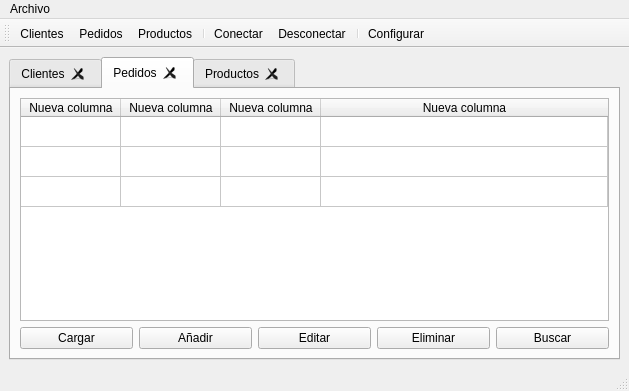
<?xml version="1.0" encoding="UTF-8"?>
<ui version="4.0">
 <class>MainWindow</class>
 <widget class="QMainWindow" name="MainWindow">
  <property name="geometry">
   <rect>
    <x>0</x>
    <y>0</y>
    <width>629</width>
    <height>391</height>
   </rect>
  </property>
  <property name="windowTitle">
   <string>Gestión Arroces Llopis  </string>
  </property>
  <widget class="QWidget" name="centralwidget">
   <layout class="QHBoxLayout" name="horizontalLayout">
    <item>
     <widget class="QTabWidget" name="workAreaTabWidget">
      <property name="currentIndex">
       <number>1</number>
      </property>
      <property name="tabsClosable">
       <bool>true</bool>
      </property>
      <property name="movable">
       <bool>true</bool>
      </property>
      <widget class="QWidget" name="customersTab">
       <attribute name="icon">
        <iconset resource="resources/resources.qrc">
         <normaloff>:/iconos/usuario-48.png</normaloff>:/iconos/usuario-48.png</iconset>
       </attribute>
       <attribute name="title">
        <string>Clientes</string>
       </attribute>
       <layout class="QVBoxLayout" name="verticalLayout_2">
        <item>
         <widget class="QTableWidget" name="customersTableWidget"/>
        </item>
        <item>
         <layout class="QHBoxLayout" name="customersHorizontalLayout">
          <item>
           <widget class="QPushButton" name="loadCustomersButton">
            <property name="text">
             <string>Cargar</string>
            </property>
            <property name="icon">
             <iconset resource="resources/resources.qrc">
              <normaloff>:/iconos/descargar-desde-la-nube-48.png</normaloff>:/iconos/descargar-desde-la-nube-48.png</iconset>
            </property>
           </widget>
          </item>
          <item>
           <widget class="QPushButton" name="addCustomerButton">
            <property name="text">
             <string>Añadir</string>
            </property>
            <property name="icon">
             <iconset resource="resources/resources.qrc">
              <normaloff>:/iconos/anadir-48.png</normaloff>:/iconos/anadir-48.png</iconset>
            </property>
           </widget>
          </item>
          <item>
           <widget class="QPushButton" name="editCustomerButton">
            <property name="text">
             <string>Editar</string>
            </property>
            <property name="icon">
             <iconset resource="resources/resources.qrc">
              <normaloff>:/iconos/editar-48.png</normaloff>:/iconos/editar-48.png</iconset>
            </property>
           </widget>
          </item>
          <item>
           <widget class="QPushButton" name="deleteCustomerButton">
            <property name="text">
             <string>Eliminar</string>
            </property>
            <property name="icon">
             <iconset resource="resources/resources.qrc">
              <normaloff>:/iconos/borrar-para-siempre-48.png</normaloff>:/iconos/borrar-para-siempre-48.png</iconset>
            </property>
           </widget>
          </item>
          <item>
           <widget class="QPushButton" name="searchCustomerButton">
            <property name="text">
             <string>Buscar</string>
            </property>
            <property name="icon">
             <iconset resource="resources/resources.qrc">
              <normaloff>:/iconos/busca-mas-48.png</normaloff>:/iconos/busca-mas-48.png</iconset>
            </property>
           </widget>
          </item>
         </layout>
        </item>
       </layout>
      </widget>
      <widget class="QWidget" name="ordersTab">
       <attribute name="icon">
        <iconset resource="resources/resources.qrc">
         <normaloff>:/iconos/paella-48.png</normaloff>:/iconos/paella-48.png</iconset>
       </attribute>
       <attribute name="title">
        <string>Pedidos</string>
       </attribute>
       <layout class="QVBoxLayout" name="verticalLayout_3">
        <item>
         <widget class="QTableWidget" name="ordersTableWidget">
          <property name="sizeAdjustPolicy">
           <enum>QAbstractScrollArea::AdjustToContentsOnFirstShow</enum>
          </property>
          <property name="sortingEnabled">
           <bool>true</bool>
          </property>
          <attribute name="horizontalHeaderStretchLastSection">
           <bool>true</bool>
          </attribute>
          <attribute name="verticalHeaderVisible">
           <bool>false</bool>
          </attribute>
          <attribute name="verticalHeaderShowSortIndicator" stdset="0">
           <bool>true</bool>
          </attribute>
          <attribute name="verticalHeaderStretchLastSection">
           <bool>false</bool>
          </attribute>
          <row>
           <property name="text">
            <string>Nueva fila</string>
           </property>
          </row>
          <row>
           <property name="text">
            <string>Nueva fila</string>
           </property>
          </row>
          <row>
           <property name="text">
            <string>Nueva fila</string>
           </property>
          </row>
          <column>
           <property name="text">
            <string>Nueva columna</string>
           </property>
          </column>
          <column>
           <property name="text">
            <string>Nueva columna</string>
           </property>
          </column>
          <column>
           <property name="text">
            <string>Nueva columna</string>
           </property>
          </column>
          <column>
           <property name="text">
            <string>Nueva columna</string>
           </property>
          </column>
         </widget>
        </item>
        <item>
         <layout class="QHBoxLayout" name="ordersHorizontalLayout">
          <item>
           <widget class="QPushButton" name="loadOrdersButton">
            <property name="text">
             <string>Cargar</string>
            </property>
            <property name="icon">
             <iconset resource="resources/resources.qrc">
              <normaloff>:/iconos/descargar-desde-la-nube-48.png</normaloff>:/iconos/descargar-desde-la-nube-48.png</iconset>
            </property>
           </widget>
          </item>
          <item>
           <widget class="QPushButton" name="addOrderButton">
            <property name="text">
             <string>Añadir</string>
            </property>
            <property name="icon">
             <iconset resource="resources/resources.qrc">
              <normaloff>:/iconos/anadir-48.png</normaloff>:/iconos/anadir-48.png</iconset>
            </property>
           </widget>
          </item>
          <item>
           <widget class="QPushButton" name="editOrderButton">
            <property name="text">
             <string>Editar</string>
            </property>
            <property name="icon">
             <iconset resource="resources/resources.qrc">
              <normaloff>:/iconos/editar-48.png</normaloff>:/iconos/editar-48.png</iconset>
            </property>
           </widget>
          </item>
          <item>
           <widget class="QPushButton" name="deleteOrderButton">
            <property name="text">
             <string>Eliminar</string>
            </property>
            <property name="icon">
             <iconset resource="resources/resources.qrc">
              <normaloff>:/iconos/borrar-para-siempre-48.png</normaloff>:/iconos/borrar-para-siempre-48.png</iconset>
            </property>
           </widget>
          </item>
          <item>
           <widget class="QPushButton" name="searchOrderButton">
            <property name="text">
             <string>Buscar</string>
            </property>
            <property name="icon">
             <iconset resource="resources/resources.qrc">
              <normaloff>:/iconos/busca-mas-48.png</normaloff>:/iconos/busca-mas-48.png</iconset>
            </property>
           </widget>
          </item>
         </layout>
        </item>
       </layout>
      </widget>
      <widget class="QWidget" name="productsTab">
       <attribute name="icon">
        <iconset resource="resources/resources.qrc">
         <normaloff>:/iconos/mover-por-carretilla-48.png</normaloff>:/iconos/mover-por-carretilla-48.png</iconset>
       </attribute>
       <attribute name="title">
        <string>Productos</string>
       </attribute>
       <layout class="QVBoxLayout" name="verticalLayout_4">
        <item>
         <widget class="QTableWidget" name="productsTableWidget"/>
        </item>
        <item>
         <layout class="QHBoxLayout" name="productsHorizontalLayout">
          <item>
           <widget class="QPushButton" name="loadProductsButton">
            <property name="text">
             <string>Cargar</string>
            </property>
            <property name="icon">
             <iconset resource="resources/resources.qrc">
              <normaloff>:/iconos/descargar-desde-la-nube-48.png</normaloff>:/iconos/descargar-desde-la-nube-48.png</iconset>
            </property>
           </widget>
          </item>
          <item>
           <widget class="QPushButton" name="addProductButton">
            <property name="text">
             <string>Añadir</string>
            </property>
            <property name="icon">
             <iconset resource="resources/resources.qrc">
              <normaloff>:/iconos/anadir-48.png</normaloff>:/iconos/anadir-48.png</iconset>
            </property>
           </widget>
          </item>
          <item>
           <widget class="QPushButton" name="editProductButton">
            <property name="text">
             <string>Editar</string>
            </property>
            <property name="icon">
             <iconset resource="resources/resources.qrc">
              <normaloff>:/iconos/editar-48.png</normaloff>:/iconos/editar-48.png</iconset>
            </property>
           </widget>
          </item>
          <item>
           <widget class="QPushButton" name="deleteProductButton">
            <property name="text">
             <string>Eliminar</string>
            </property>
            <property name="icon">
             <iconset resource="resources/resources.qrc">
              <normaloff>:/iconos/borrar-para-siempre-48.png</normaloff>:/iconos/borrar-para-siempre-48.png</iconset>
            </property>
           </widget>
          </item>
          <item>
           <widget class="QPushButton" name="searchProductButton">
            <property name="text">
             <string>Buscar</string>
            </property>
            <property name="icon">
             <iconset resource="resources/resources.qrc">
              <normaloff>:/iconos/busca-mas-48.png</normaloff>:/iconos/busca-mas-48.png</iconset>
            </property>
           </widget>
          </item>
         </layout>
        </item>
       </layout>
      </widget>
     </widget>
    </item>
   </layout>
  </widget>
  <widget class="QMenuBar" name="menubar">
   <property name="geometry">
    <rect>
     <x>0</x>
     <y>0</y>
     <width>629</width>
     <height>22</height>
    </rect>
   </property>
   <widget class="QMenu" name="menuArchivo">
    <property name="title">
     <string>Archivo</string>
    </property>
    <addaction name="actionConectar"/>
    <addaction name="actionDesconectar"/>
    <addaction name="separator"/>
    <addaction name="actionConfigurar"/>
    <addaction name="separator"/>
    <addaction name="actionExit"/>
   </widget>
   <addaction name="menuArchivo"/>
  </widget>
  <widget class="QStatusBar" name="statusbar"/>
  <widget class="QToolBar" name="toolBar">
   <property name="windowTitle">
    <string>toolBar</string>
   </property>
   <attribute name="toolBarArea">
    <enum>TopToolBarArea</enum>
   </attribute>
   <attribute name="toolBarBreak">
    <bool>false</bool>
   </attribute>
   <addaction name="actionClientes"/>
   <addaction name="actionPedidos"/>
   <addaction name="actionProductos"/>
   <addaction name="separator"/>
   <addaction name="actionConectar"/>
   <addaction name="actionDesconectar"/>
   <addaction name="separator"/>
   <addaction name="actionConfigurar"/>
  </widget>
  <action name="actionClientes">
   <property name="icon">
    <iconset resource="resources/resources.qrc">
     <normaloff>:/iconos/usuario-48.png</normaloff>:/iconos/usuario-48.png</iconset>
   </property>
   <property name="text">
    <string>Clientes</string>
   </property>
  </action>
  <action name="actionPedidos">
   <property name="icon">
    <iconset resource="resources/resources.qrc">
     <normaloff>:/iconos/paella-48.png</normaloff>:/iconos/paella-48.png</iconset>
   </property>
   <property name="text">
    <string>Pedidos</string>
   </property>
  </action>
  <action name="actionProductos">
   <property name="icon">
    <iconset resource="resources/resources.qrc">
     <normaloff>:/iconos/mover-por-carretilla-48.png</normaloff>:/iconos/mover-por-carretilla-48.png</iconset>
   </property>
   <property name="text">
    <string>Productos</string>
   </property>
  </action>
  <action name="actionConectar">
   <property name="icon">
    <iconset resource="resources/resources.qrc">
     <normaloff>:/iconos/conectado-48.png</normaloff>:/iconos/conectado-48.png</iconset>
   </property>
   <property name="text">
    <string>Conectar</string>
   </property>
  </action>
  <action name="actionDesconectar">
   <property name="icon">
    <iconset resource="resources/resources.qrc">
     <normaloff>:/iconos/desconectado-48.png</normaloff>:/iconos/desconectado-48.png</iconset>
   </property>
   <property name="text">
    <string>Desconectar</string>
   </property>
  </action>
  <action name="actionConfigurar">
   <property name="icon">
    <iconset resource="resources/resources.qrc">
     <normaloff>:/iconos/servicios-48.png</normaloff>:/iconos/servicios-48.png</iconset>
   </property>
   <property name="text">
    <string>Configurar</string>
   </property>
  </action>
  <action name="actionExit">
   <property name="text">
    <string>Salir</string>
   </property>
  </action>
 </widget>
 <resources>
  <include location="resources/resources.qrc"/>
 </resources>
 <connections>
  <connection>
   <sender>addCustomerButton</sender>
   <signal>clicked()</signal>
   <receiver>customersTableWidget</receiver>
   <slot>clear()</slot>
   <hints>
    <hint type="sourcelabel">
     <x>237</x>
     <y>379</y>
    </hint>
    <hint type="destinationlabel">
     <x>373</x>
     <y>231</y>
    </hint>
   </hints>
  </connection>
 </connections>
</ui>
